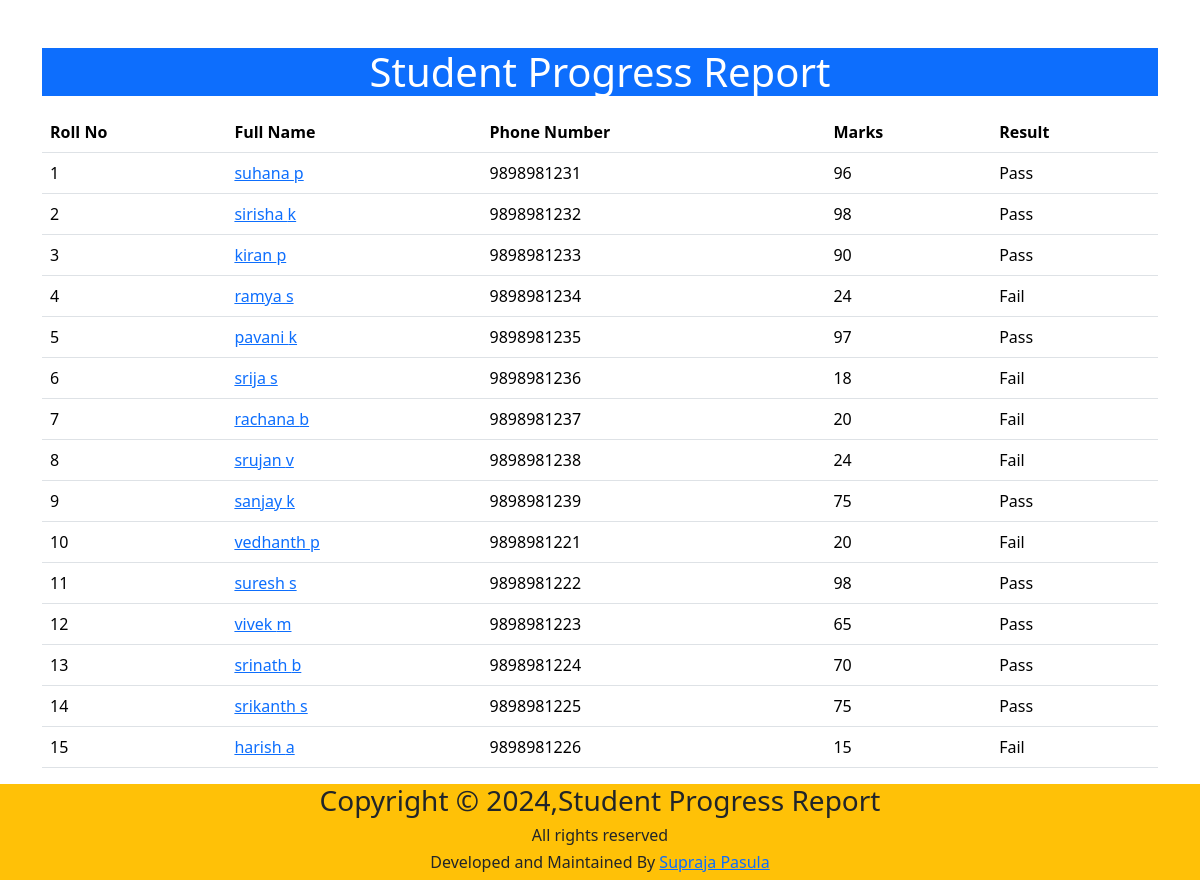
The page / on the database its author committed.
### report/models.py (models this page shows, shortened)
class Student(models.Model):
    first_name=models.CharField(max_length=100)
    last_name=models.CharField(max_length=100)
    photo=models.ImageField(upload_to='images')
    phone_number=models.IntegerField(max_length=10,blank=True)
    marks=models.CharField(max_length=100,blank=True)
    result=models.CharField(max_length=100)

### Student/views.py (the view)
# urls.py: 2. Add a URL to urlpatterns:  path('', views.home, name='home')
def home(request):
    students=Student.objects.all()
    context={
        'students':students,
    }
    return render(request,'home.html',context)

### templates/home.html (shortened to what this page needs)
<!DOCTYPE html>
<html lang="en">
<head>
    <link href="https://cdn.jsdelivr.net/npm/bootstrap@5.3.3/dist/css/bootstrap.min.css" rel="stylesheet">
</head>
<body>
    <div class="container mt-5">
        <h1 class="text-center text-white bg-primary">Student Progress Report</h1>
        <table class="table table-hover mt-3">
            <thead>
                <tr>
                    <th>Roll No</th>
                    <th>Full Name</th>
                    <th>Phone Number</th>
                    <th>Marks</th>
                    <th>Result</th>
                </tr>
            </thead>
            <tbody>
                {% for x in students %}
                <tr>
                    <td>{{forloop.counter}}</td>
                    <td><a href="{% url 'student_detail' x.id %}">{{x.first_name}} {{x.last_name}}</td>
                    <td>{{x.phone_number}}</td>
                    <td>{{x.marks}}</td>
                    <td>{{x.result}}</td>
                </tr>
                {% endfor %}
            </tbody>
    </table>
 </div>
 <footer class=" text-center bg-warning">
    <div class="container">
    <div class="row">
    <div class="col">
    <h3>Copyright &copy; 2024,Student Progress Report</h3>
    <h6>All rights reserved</h6>
    <h6>Developed and Maintained By
      <a href="#">Supraja Pasula</a>
    </h6>
    </div>
    </div>
    </div>
    </footer>
</body>
</html>

### rows shown on the page
Student: first_name "suhana", last_name "p", phone_number "9898981231", marks "96", result "Pass"
Student: first_name "sirisha", last_name "k", phone_number "9898981232", marks "98", result "Pass"
Student: first_name "kiran", last_name "p", phone_number "9898981233", marks "90", result "Pass"
Student: first_name "ramya", last_name "s", phone_number "9898981234", marks "24", result "Fail"
Student: first_name "pavani", last_name "k", phone_number "9898981235", marks "97", result "Pass"
Student: first_name "srija", last_name "s", phone_number "9898981236", marks "18", result "Fail"
Student: first_name "rachana", last_name "b", phone_number "9898981237", marks "20", result "Fail"
Student: first_name "srujan", last_name "v", phone_number "9898981238", marks "24", result "Fail"
Student: first_name "sanjay", last_name "k", phone_number "9898981239", marks "75", result "Pass"
Student: first_name "vedhanth", last_name "p", phone_number "9898981221", marks "20", result "Fail"
Student: first_name "suresh", last_name "s", phone_number "9898981222", marks "98", result "Pass"
Student: first_name "vivek", last_name "m", phone_number "9898981223", marks "65", result "Pass"
Student: first_name "srinath", last_name "b", phone_number "9898981224", marks "70", result "Pass"
Student: first_name "srikanth", last_name "s", phone_number "9898981225", marks "75", result "Pass"
Student: first_name "harish", last_name "a", phone_number "9898981226", marks "15", result "Fail"
